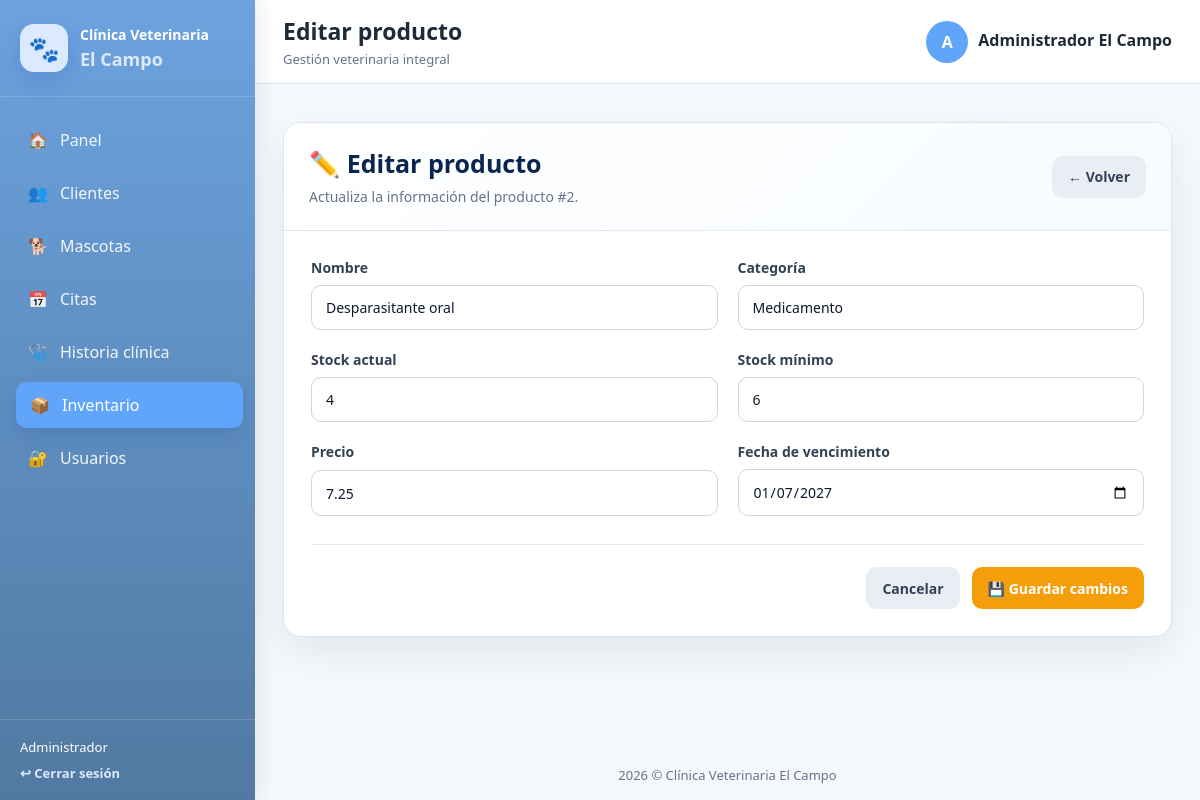
The app's page /inventario/editar.php?id=2 (signed in) with its own data.
### tables this page shows
CREATE TABLE inventario (
    id INT UNSIGNED AUTO_INCREMENT PRIMARY KEY,
    nombre VARCHAR(150) NOT NULL,
    categoria VARCHAR(80) NOT NULL,
    stock INT UNSIGNED NOT NULL DEFAULT 0,
    stock_minimo INT UNSIGNED NOT NULL DEFAULT 5,
    precio DECIMAL(10,2) UNSIGNED NOT NULL DEFAULT 0,
    fecha_vencimiento DATE NULL,
    created_at TIMESTAMP NOT NULL DEFAULT CURRENT_TIMESTAMP
);

### config/app.php (called while the page is built, shortened)
<?php
function url(string $ruta = ''): string
{
    $base = rtrim(BASE_URL, '/');
    $ruta = ltrim($ruta, '/');
    return $base . '/' . $ruta;
}

### inventario/_bootstrap.php (called while the page is built, shortened)
<?php
$raiz = dirname(__DIR__);
require_once $raiz . '/config/app.php';
function inv_e(mixed $valor): string
{
    return htmlspecialchars(
        (string) $valor,
        ENT_QUOTES,
        'UTF-8'
    );
}
function inv_url(string $ruta): string
{
    if (function_exists('url')) {
        return (string) url($ruta);
    }
    return '../' . ltrim($ruta, '/');
}

### inventario/editar.php (the view, shortened to what this page needs)
<?php
require_once __DIR__ . '/_bootstrap.php';
$id = $_SERVER['REQUEST_METHOD'] === 'POST'
    ? (int) ($_POST['id'] ?? 0)
    : (
        filter_input(
            INPUT_GET,
            'id',
            FILTER_VALIDATE_INT
        ) ?: 0
    );
$columnas = inv_columnas($pdo);
$producto = null;
try {
    $consulta = $pdo->prepare(
        'SELECT *
         FROM inventario
         WHERE id = :id
         LIMIT 1'
    );
    $consulta->execute([':id' => $id]);
    $producto = $consulta->fetch(PDO::FETCH_ASSOC);
} catch (Throwable $error) {
    error_log(
        'Error cargando producto para editar: ' .
        $error->getMessage()
    );
}
$datos = [
    'codigo' => (string) ($producto['codigo'] ?? ''),
    'nombre' => (string) ($producto['nombre'] ?? ''),
    'categoria' =>
        (string) ($producto['categoria'] ?? ''),
    'descripcion' =>
        (string) ($producto['descripcion'] ?? ''),
    'stock' => (string) ($producto['stock'] ?? '0'),
    'stock_minimo' =>
        (string) ($producto['stock_minimo'] ?? '5'),
    'precio' => (string) ($producto['precio'] ?? '0.00'),
    'precio_compra' =>
        (string) ($producto['precio_compra'] ?? '0.00'),
    'precio_venta' =>
        (string) ($producto['precio_venta'] ?? '0.00'),
    'fecha_vencimiento' =>
        (string) ($producto['fecha_vencimiento'] ?? ''),
    'estado' =>
        (string) ($producto['estado'] ?? 'disponible'),
];
require_once $raiz . '/includes/header.php';
?>
<div class="inv-page">
    <section class="inv-panel">
        <header class="inv-header">
            <div class="inv-header-copy">
                <h1>✏️ Editar producto</h1>
                <p>
                    Actualiza la información del producto #<?= $id ?>.
                </p>
            </div>
            <div class="inv-header-actions">
                <a
                    class="inv-btn inv-btn-secondary"
                    href="<?= inv_e(
                        inv_url('inventario/index.php')
                    ) ?>"
                >
                    ← Volver
                </a>
            </div>
        </header>
        <form
            method="POST"
            class="inv-form"
            autocomplete="off"
        >
            <div class="inv-form-grid">
                <div class="inv-field">
                    <label for="nombre">Nombre</label>
                    <input
                        type="text"
                        id="nombre"
                        name="nombre"
                        maxlength="150"
                        value="<?= inv_e($datos['nombre']) ?>"
                        required
                    >
                </div>
                <div class="inv-field">
                    <label for="categoria">Categoría</label>
                    <input
                        type="text"
                        id="categoria"
                        name="categoria"
                        maxlength="100"
                        value="<?= inv_e($datos['categoria']) ?>"
                        required
                    >
                </div>
                <div class="inv-field">
                    <label for="stock">Stock actual</label>
                    <input
                        type="number"
                        id="stock"
                        name="stock"
                        min="0"
                        step="1"
                        value="<?= inv_e($datos['stock']) ?>"
                        required
                    >
                </div>
                <div class="inv-field">
                    <label for="stock_minimo">Stock mínimo</label>
                    <input
                        type="number"
                        id="stock_minimo"
                        name="stock_minimo"
                        min="0"
                        step="1"
                        value="<?= inv_e(
                            $datos['stock_minimo']
                        ) ?>"
                        required
                    >
                </div>
                <?php if (isset($columnas['precio'])): ?>
                    <div class="inv-field">
                        <label for="precio">Precio</label>
                        <input
                            type="number"
                            id="precio"
                            name="precio"
                            min="0"
                            step="0.01"
                            value="<?= inv_e($datos['precio']) ?>"
                            required
                        >
                    </div>
                <?php endif; ?>
                <div class="inv-field">
                    <label for="fecha_vencimiento">
                        Fecha de vencimiento
                    </label>
                    <input
                        type="date"
                        id="fecha_vencimiento"
                        name="fecha_vencimiento"
                        value="<?= inv_e(
                            $datos['fecha_vencimiento']
                        ) ?>"
                    >
                </div>
            </div>
            <div class="inv-form-actions">
                <a
                    class="inv-btn inv-btn-secondary"
                    href="<?= inv_e(
                        inv_url('inventario/index.php')
                    ) ?>"
                >
                    Cancelar
                </a>
                <button
                    type="submit"
                    class="inv-btn inv-btn-warning"
                >
                    💾 Guardar cambios
                </button>
            </div>
        </form>
    </section>
</div>
<?php
require_once $raiz . '/includes/footer.php';
?>

### assets/css/style.css (style rules this page uses)
:root { --primary: #3b82f6; --primary-dark: #2f5f93; --primary-light: #eaf3ff; --secondary: #f0a202; --danger: #c0392b; --warning: #b7791f; --success: #23815b; --info: #2563eb; --text: #1f2937; --muted: #64748b; --border: #dbe5f0; --surface: #ffffff; --background: #f5f8fc; --shadow: 0 10px 28px rgba(47, 95, 147, 0.10); --radius: 14px; }
* { box-sizing: border-box; margin: 0; padding: 0; }
body { min-height: 100vh; font-family: "Segoe UI", Arial, sans-serif; color: var(--text); background: var(--background); }
a { color: inherit; text-decoration: none; }
button, input, select, textarea { font: inherit; }
label { font-size: 14px; font-weight: 700; }
input, select, textarea { width: 100%; min-height: 43px; padding: 10px 12px; color: var(--text); border: 1px solid #cfdcd6; border-radius: 9px; outline: none; background: #fff; transition: 0.2s ease; }

### inventario/_styles.php (style rules this page uses)
.inv-page { width: 100%; max-width: 100%; min-width: 0; margin: 0 auto; padding: 10px 0 42px; box-sizing: border-box; }
.inv-panel { width: 100%; max-width: 100%; min-width: 0; overflow: hidden; border: 1px solid #dbe5f0; border-radius: 18px; background: #ffffff; box-shadow: 0 15px 40px rgba(15, 35, 65, 0.08); }
.inv-header { display: flex; align-items: center; justify-content: space-between; gap: 18px; padding: 23px 25px; border-bottom: 1px solid #e2e8f0; background: linear-gradient(135deg, #ffffff, #f7fbff); }
.inv-header-copy { min-width: 0; flex: 1 1 auto; }
.inv-header h1 { margin: 0 0 6px; color: #08264f; font-size: 25px; }
.inv-header p { margin: 0; color: #64748b; font-size: 14px; line-height: 1.5; }
.inv-header-actions { display: flex; align-items: center; gap: 10px; flex: 0 0 auto; }
.inv-btn { display: inline-flex; align-items: center; justify-content: center; min-height: 42px; padding: 10px 16px; border: 0; border-radius: 10px; font: inherit; font-size: 14px; font-weight: 800; text-decoration: none; cursor: pointer; white-space: nowrap; }
.inv-btn-secondary { background: #e9eef5; color: #334155; }
.inv-btn-warning { background: #f59e0b; color: #ffffff; }
.inv-form { width: min(1120px, 100%); margin: 0 auto; padding: 27px; box-sizing: border-box; }
.inv-form-grid { display: grid; grid-template-columns: repeat(2, minmax(0, 1fr)); gap: 20px; }
.inv-field { display: grid; gap: 8px; min-width: 0; }
.inv-field label { color: #334155; font-size: 14px; font-weight: 800; }
.inv-field input, .inv-field select, .inv-field textarea { width: 100%; min-width: 0; padding: 12px 14px; border: 1px solid #cbd5e1; border-radius: 10px; background: #ffffff; color: #0f172a; font: inherit; font-size: 14px; box-sizing: border-box; outline: none; }
.inv-form-actions { display: flex; justify-content: flex-end; gap: 12px; margin-top: 28px; padding-top: 22px; border-top: 1px solid #e2e8f0; }

### records on screen
inventario: nombre "Desparasitante oral", categoria "Medicamento", stock "4", stock_minimo "6", precio "7.25", fecha_vencimiento "01/07/2027"

### other values on screen
$user['rol'] "Administrador"
$pageTitle "Editar producto"
$userInitial "A"
$nombreUsuario "Administrador El Campo"
$id "2"
